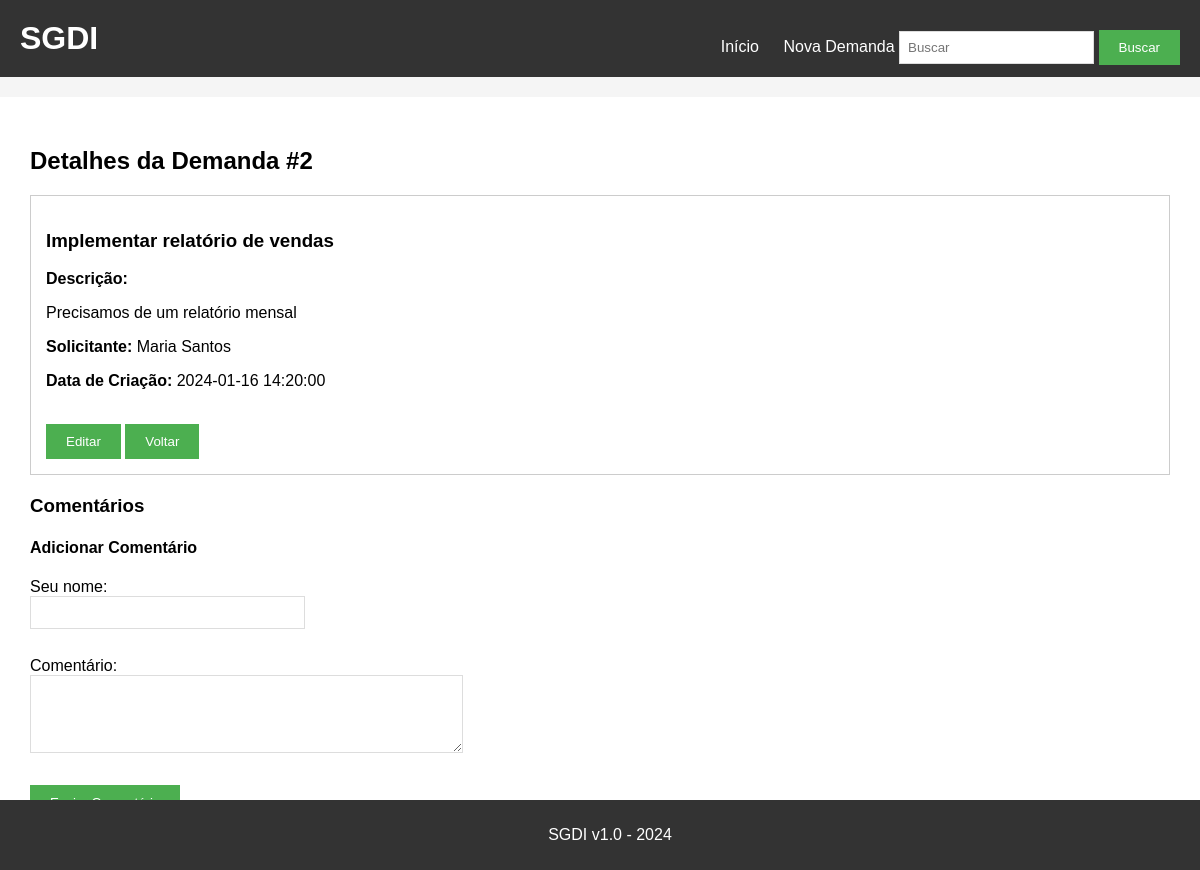
The app's page /detalhes/2 with its own data.
### tables this page shows
CREATE TABLE demandas (
    id INTEGER PRIMARY KEY AUTOINCREMENT,
    titulo TEXT NOT NULL,
    descricao TEXT,
    solicitante TEXT,
    data_criacao TEXT
);

### app.py (the view)
@app.route('/detalhes/<id>')
def detalhes(id):
    conn = sqlite3.connect('demandas.db')
    cursor = conn.cursor()
    demanda = cursor.execute(f'SELECT * FROM demandas WHERE id={id}').fetchone()
    comentarios = cursor.execute(f'SELECT * FROM comentarios WHERE demanda_id={id}').fetchall()
    conn.close()
    return render_template('detalhes.html', demanda=demanda, comentarios=comentarios)

### templates/detalhes.html (shortened to what this page needs)
{% extends "base.html" %}
{% block content %}
<h2>Detalhes da Demanda #{{ demanda[0] }}</h2>
<div style="border:1px solid #ccc; padding:15px; margin-bottom:20px;">
    <h3>{{ demanda[1] }}</h3>
    <p><strong>Descrição:</strong></p>
    <p>{{ demanda[2] }}</p>
    <p><strong>Solicitante:</strong> {{ demanda[3] }}</p>
    <p><strong>Data de Criação:</strong> {{ demanda[4] }}</p>
    <br>
    <a href="/editar/{{ demanda[0] }}"><button>Editar</button></a>
    <a href="/"><button>Voltar</button></a>
</div>
<h3>Comentários</h3>
<h4>Adicionar Comentário</h4>
<form method="POST" action="/adicionar_comentario/{{ demanda[0] }}">
    <div>
        <label>Seu nome:</label><br>
        <input type="text" name="autor" size="30">
    </div>
    <br>
    <div>
        <label>Comentário:</label><br>
        <textarea name="comentario" rows="4" cols="50"></textarea>
    </div>
    <br>
    <button type="submit">Enviar Comentário</button>
</form>
{% endblock %}

### static/style.css (style rules this page uses)
body { font-family: Arial, sans-serif; background-color: #f5f5f5; padding: 0; margin: 0; }
button { background-color: #4CAF50; color: white; padding: 10px 20px; border: none; cursor: pointer; }
form div { margin-bottom: 10px; }
input[type="text"], textarea { padding: 8px; border: 1px solid #ddd; }
textarea { resize: vertical; }

### templates/base.html (style rules this page uses)
body { margin: 0; }

### records on screen
demandas: id "2", titulo "Implementar relatório de vendas", descricao "Precisamos de um relatório mensal", solicitante "Maria Santos", data_criacao "2024-01-16 14:20:00"
